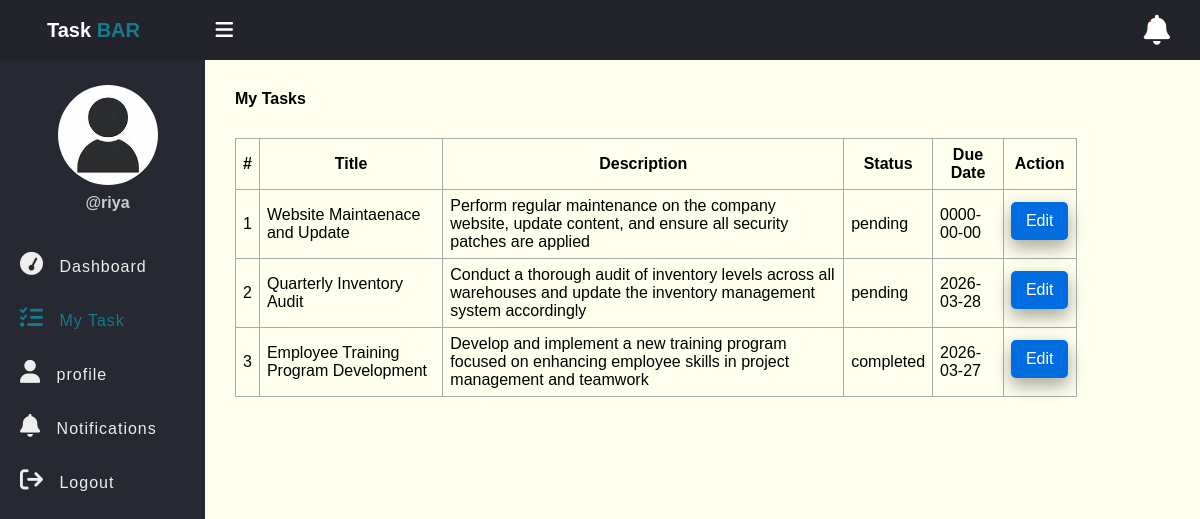
Screenshot of /my_task.php (signed in) with the database file from the repository.
### tables this page shows
CREATE TABLE `tasks` (
  `id` int(11) NOT NULL,
  `title` varchar(100) NOT NULL,
  `description` text DEFAULT NULL,
  `assigned_to` int(11) DEFAULT NULL,
  `due_date` date DEFAULT NULL,
  `status` enum('pending','in_progress','completed') DEFAULT 'pending',
  `created_at` timestamp NOT NULL DEFAULT current_timestamp()
);

### app/model/Task.php (called while the page is built, shortened)
<?php
function get_all_tasks_by_id($conn, $id){
	$sql = "SELECT * FROM tasks WHERE assigned_to=?";
	$stmt = $conn->prepare($sql);
	$stmt->execute([$id]);
	if($stmt->rowCount() > 0){
		$tasks = $stmt->fetchAll();
	}else $tasks = 0;
	return $tasks;
}

### my_task.php (the view, shortened to what this page needs)
<?php
if (isset($_SESSION['role'])&& isset($_SESSION['id'])) {
  include "DB_connection.php";
  include "app/model/Task.php";
  include "app/model/User.php";
 $tasks = get_all_tasks_by_id($conn, $_SESSION['id']) ;
?>
<!DOCTYPE html>
<html lang="en">
<head>
 <link rel="stylesheet" href="https://cdnjs.cloudflare.com/ajax/libs/font-awesome/6.7.2/css/all.min.css" />
 <link rel="stylesheet" href="css/style.css">
</head>
<body>
  <?php include "inc/header.php" ?>
  <div class="body">
    <?php include "inc/nav.php" ?>
    <section class="section-1">
      <h4 class="title">My Tasks</h4>
      <?php if($tasks != 0) { ?>
      <table class="main-table">
        <tr>
          <th>#</th>
          <th>Title</th>
          <th>Description</th>
          <th>Status</th>
          <th>Due Date</th>
          <th>Action</th>
        </tr>
        <?php $i=0; foreach ($tasks as $task) { ?>
        <tr>
          <td><?=++$i?></td>
          <td><?=$task['title']?></td>
          <td><?=$task['description']?></td>
          <td><?=$task['status']?></td>
          <td><?=$task['due_date']?></td>
            <td>
            <a href="edit-task-employee.php?id=<?=$task['id']?>" class="edit-btn">Edit</a>
            </td>
          </tr>
        <?php } ?>
      </table>
      <?php }else { ?>
        <h3>Empty</h3>
      <?php }?>
    </section>
  </div>
</body>
</html>
<?php
} else{
  $em = "first login";
    header("Location: login.php?error=$em");
    exit();
}

### css/style.css (style rules this page uses)
* { padding: 0; margin: 0; box-sizing: border-box; font-family: Arial, sans-serif; }
.body { display: flex; }
.section-1 { padding:30px; }
.section-1 .title { margin-bottom: 10px; }
.section-1 { width:100%; background: #ffe; }
.main-table, .main-table tr, .main-table th, .main-table td { border: 1px solid #aaa; border-collapse: collapse; padding: 7px; }
.main-table { width: 90%; margin-top: 30px; }
.edit-btn { text-decoration: none; display: inline-block; padding-left: 10px; border: none; margin-bottom: 6px; background: #006CE0; padding: 10px 15px; color: #fff; font-size: 16px; border-radius: 5px; cursor: pointer; outline: none; transition: background 1s; box-shadow: 0 8px 16px 0 rgba(0,0,0,0.2), 0 6px 20px 0 rgba(0,0,0,0.19); }

### rows the page displays
tasks: title "Website Maintaenace and Update", description "Perform regular maintenance on the company website, update content, and ensure all security patches are applied", status "pending", due_date "0000-00-00"
tasks: title "Quarterly Inventory Audit", description "Conduct a thorough audit of inventory levels across all warehouses and update the inventory management system accordingly", status "pending", due_date "2026-03-28"
tasks: title "Employee Training Program Development", description "Develop and implement a new training program focused on enhancing employee skills in project management and teamwork", status "completed", due_date "2026-03-27"

### other values shown
$_SESSION['username'] "riya"
